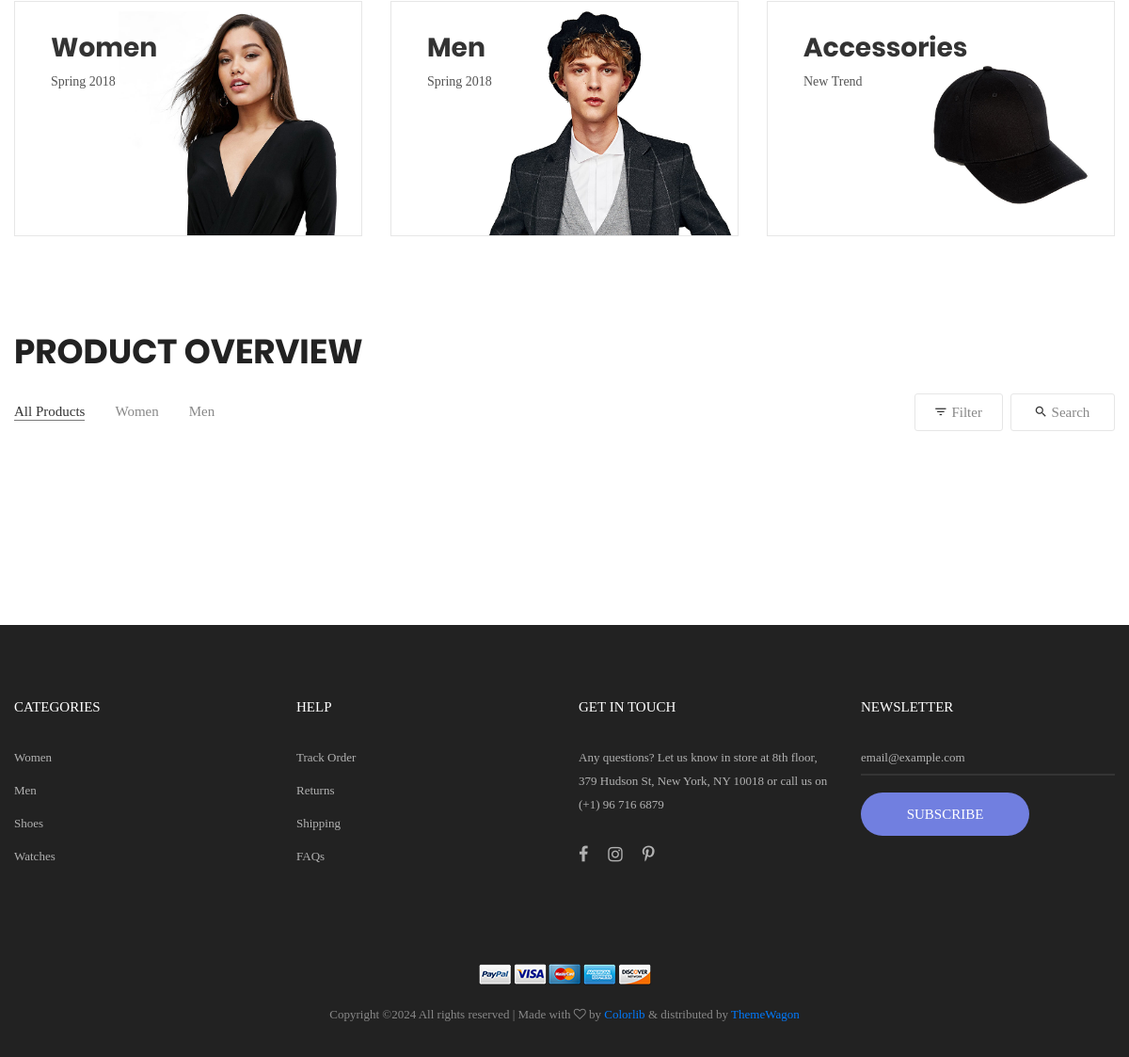
The app's page / (lower part), older data.
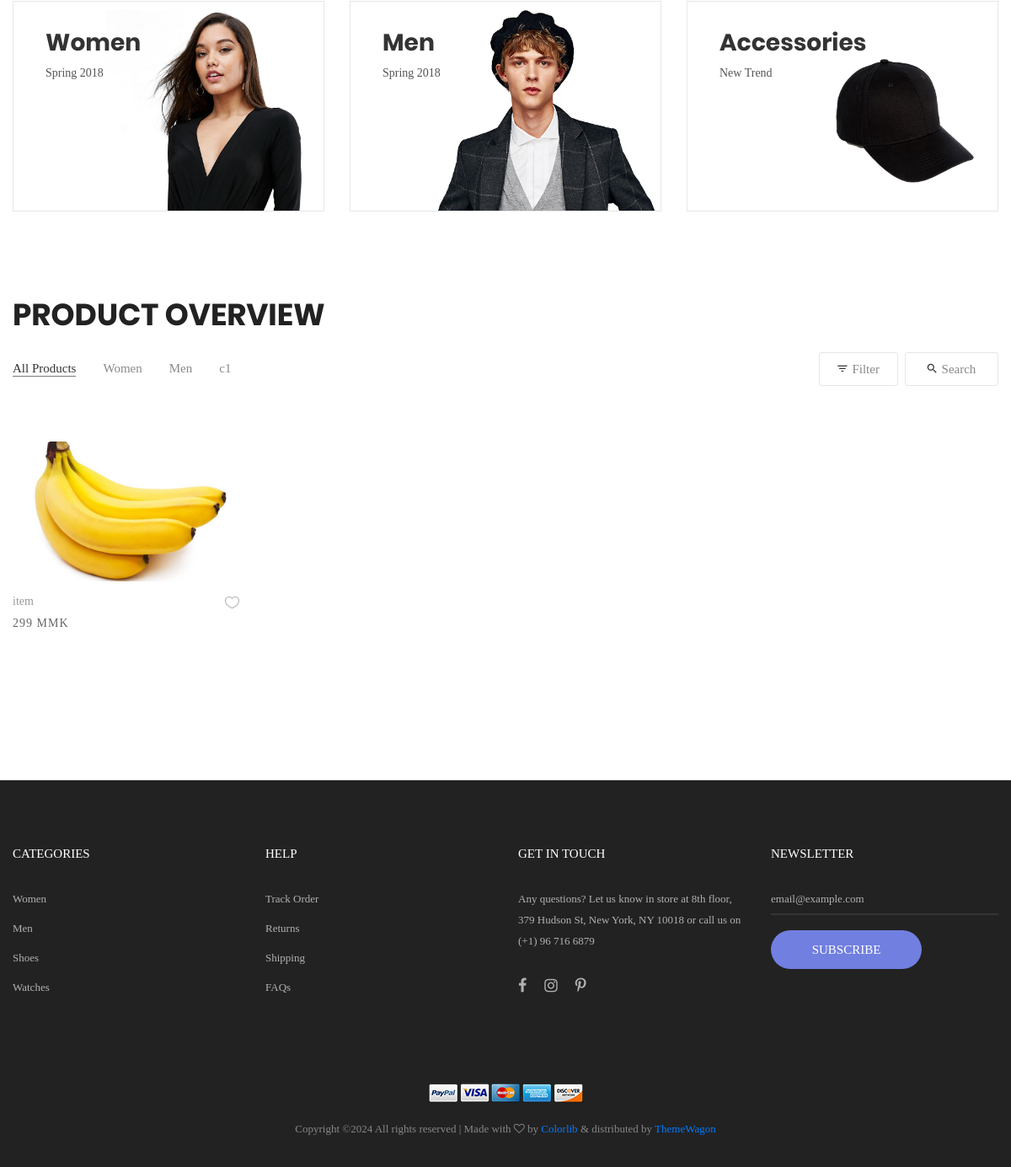
The same page, newer data.
### myapp/models.py (models this page shows, shortened)
class category(models.Model):
    categoryname = models.CharField(max_length=255)
    created_at = models.DateTimeField(auto_now_add=True)
    updated_at = models.DateTimeField(auto_now=True)

class item(models.Model):
    itemname = models.CharField(max_length=255)
    category = models.ForeignKey(category, on_delete=models.CASCADE)
    price = models.PositiveIntegerField(default=0)
    description = models.CharField(max_length=255)
    photo1 = models.ImageField(upload_to='item/', blank=True, null=True)
    photo2 = models.ImageField(upload_to='item/', blank=True, null=True)
    photo3 = models.ImageField(upload_to='item/', blank=True, null=True)
    photo4 = models.ImageField(upload_to='item/', blank=True, null=True)
    created_at = models.DateTimeField(auto_now_add=True)
    updated_at = models.DateTimeField(auto_now=True)

### myapp/views.py (the view, shortened to what this page needs)
# urls.py: path('', shopview.as_view(), name='shopview'),
class shopview(View):
    def get(self, request):
        itm = item.objects.all()
        cate = category.objects.all()
        context = {'item': itm, 'cate': cate}
        return render(request, 'shop/shopview.html', context)

### templates/shop/shopview.html (shortened to what the changed rows need)
{% load static %}
<!DOCTYPE html>
<html lang="en">
<head>
	<link rel="stylesheet" type="text/css" href="{% static 'shop/vendor/bootstrap/css/bootstrap.min.css' %}">
	<link rel="stylesheet" type="text/css" href="{% static 'shop/fonts/font-awesome-4.7.0/css/font-awesome.min.css' %}">
	<link rel="stylesheet" type="text/css" href="{% static 'shop/fonts/iconic/css/material-design-iconic-font.min.css' %}">
	<link rel="stylesheet" type="text/css" href="{% static 'shop/fonts/linearicons-v1.0.0/icon-font.min.css' %}">
	<link rel="stylesheet" type="text/css" href="{% static 'shop/vendor/animate/animate.css' %}">
	<link rel="stylesheet" type="text/css" href="{% static 'shop/vendor/css-hamburgers/hamburgers.min.css' %}">
	<link rel="stylesheet" type="text/css" href="{% static 'shop/vendor/animsition/css/animsition.min.css' %}">
	<link rel="stylesheet" type="text/css" href="{% static 'shop/vendor/select2/select2.min.css' %}">
	<link rel="stylesheet" type="text/css" href="{% static 'shop/vendor/daterangepicker/daterangepicker.css' %}">
	<link rel="stylesheet" type="text/css" href="{% static 'shop/vendor/slick/slick.css' %}">
	<link rel="stylesheet" type="text/css" href="{% static 'shop/vendor/MagnificPopup/magnific-popup.css' %}">
	<link rel="stylesheet" type="text/css" href="{% static 'shop/vendor/perfect-scrollbar/perfect-scrollbar.css' %}">
	<link rel="stylesheet" type="text/css" href="{% static 'shop/css/util.css' %}">
	<link rel="stylesheet" type="text/css" href="{% static 'shop/css/main.css' %}">
</head>
<body class="animsition">
	<section class="bg0 p-t-23 p-b-140">
		<div class="container">
			<div class="flex-w flex-sb-m p-b-52">
				<div class="flex-w flex-l-m filter-tope-group m-tb-10">
					<button class="stext-106 cl6 hov1 bor3 trans-04 m-r-32 m-tb-5 how-active1" data-filter="*">
						All Products
					</button>
					<button class="stext-106 cl6 hov1 bor3 trans-04 m-r-32 m-tb-5" data-filter=".women">
						Women
					</button>
					<button class="stext-106 cl6 hov1 bor3 trans-04 m-r-32 m-tb-5" data-filter=".men">
						Men
					</button>
                    {% for i in cate %}
                    <button class="stext-106 cl6 hov1 bor3 trans-04 m-r-32 m-tb-5" data-filter=".c-{{i.id}}">
						{{i.categoryname}}
					</button>
                    {% endfor %}
				</div>
			</div>
			<div class="row isotope-grid">
                {% for i in item %}
				<div class="col-sm-6 col-md-4 col-lg-3 p-b-35 isotope-item c-{{i.category.id}}">
					<div class="block2">
						<div class="block2-pic hov-img0">
							<img src="{{i.photo1.url}}" alt="IMG-PRODUCT">
						</div>
						<div class="block2-txt flex-w flex-t p-t-14">
							<div class="block2-txt-child1 flex-col-l ">
								<a href="#" class="stext-104 cl4 hov-cl1 trans-04 js-name-b2 p-b-6">
									{{i.itemname}}
								</a>
								<span class="stext-105 cl3">
									{{i.price}} MMK
								</span>
							</div>
							<div class="block2-txt-child2 flex-r p-t-3">
								<a href="#" class="btn-addwish-b2 dis-block pos-relative js-addwish-b2">
									<img class="icon-heart1 dis-block trans-04" src="{% static 'shop/images/icons/icon-heart-01.png' %}" alt="ICON">
								</a>
							</div>
						</div>
					</div>
				</div>
                {% endfor %}
			</div>
		</div>
	</section>
</body>
</html>

Row changes from the older to the newer data that the page shows:
added category: categoryname "c1"
added item: photo1 (picture), itemname "item", price "299"
